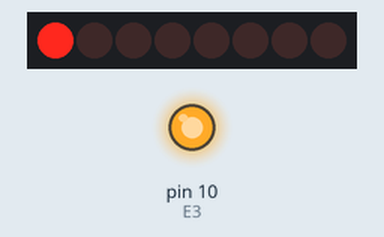
Simulated run of this sketch. Board: Arduino Uno, built with avr-gcc and run on an emulated ATmega328P. Parts: 8 shift-register outputs drawn as a row of LEDs (first output left, lit = HIGH), output pins drawn as LEDs (lit = HIGH). Wiring (inferred from the names in the program): line decoder: data pin 13, pin 12, pin 11. Wiring (inferred from the signals the program sends): row of LEDs: on Q0, Q1, Q2, Q3, Q4, Q5, Q6, Q7. Pins used as bus, display or sensor lines are not drawn.

Above: at 0.04 s.
At 0.44 s:
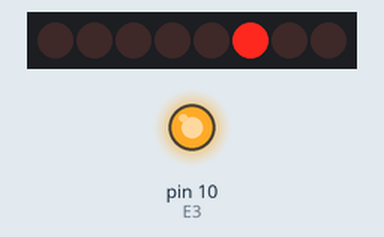
At 0.84 s:
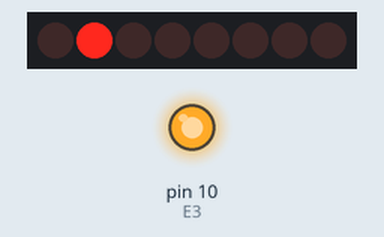
At 1.24 s:
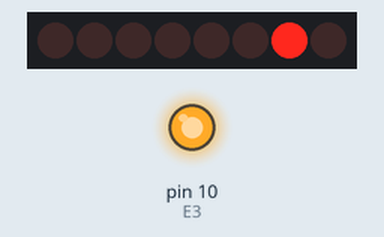
At 1.8 s:
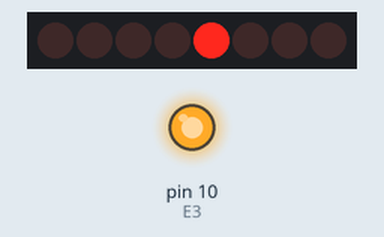
At 2.76 s:
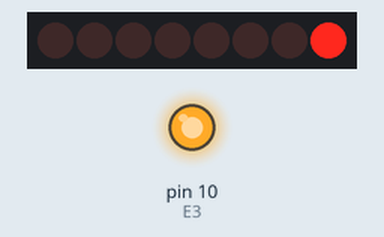
Timing chart, 0 to 3.1 s (numbered marks = the images above):
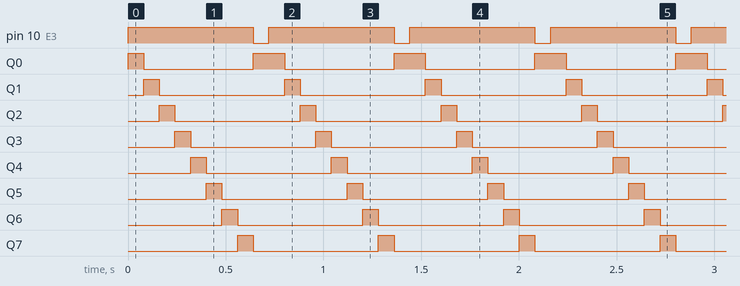

Measured:
- by itself, pin 10 (E3): alternates HIGH for 0.64 s and LOW for 0.08 s
- by itself, Q0: repeats every 0.72 s: LOW 0.56 s, HIGH 0.16 s
- by itself, Q1–7: alternates HIGH for 0.08 s and LOW for 0.64 s

The sketch:

Decoder_3to8.ino
```cpp
/* Exemple d'ús d'un decodificador 3to8 74HC238
   Autor: Albert Segura Salvador
   Data: 22/01/12
   Arduino UNO R2 - Arduino v1.0
 */
int valor = 0;

void setup()  {
  pinMode(13, OUTPUT); // A0
  pinMode(12, OUTPUT); // A1
  pinMode(11, OUTPUT); // A2
  pinMode(10, OUTPUT); // E3

  digitalWrite(10,HIGH);
  Serial.begin(9600); // delay on linux fix
}

void escriu() {  // Cutre
  if (valor == 8) digitalWrite(10,LOW);
  else digitalWrite(10,HIGH);
  int lectura = valor%2;
  if (lectura == 1) digitalWrite(13,HIGH);
  else digitalWrite(13,LOW);
  int aux = valor/2;
  lectura = aux%2;
  if (lectura == 1) digitalWrite(12,HIGH);
  else digitalWrite(12,LOW);
  aux = aux/2;
  lectura = aux%2;
  if (lectura == 1) digitalWrite(11,HIGH);
  else digitalWrite(11,LOW);
}

void loop()  {
  if (valor == 9) valor = 0;

  escriu();
  ++valor;
  delay(80);
}
```
